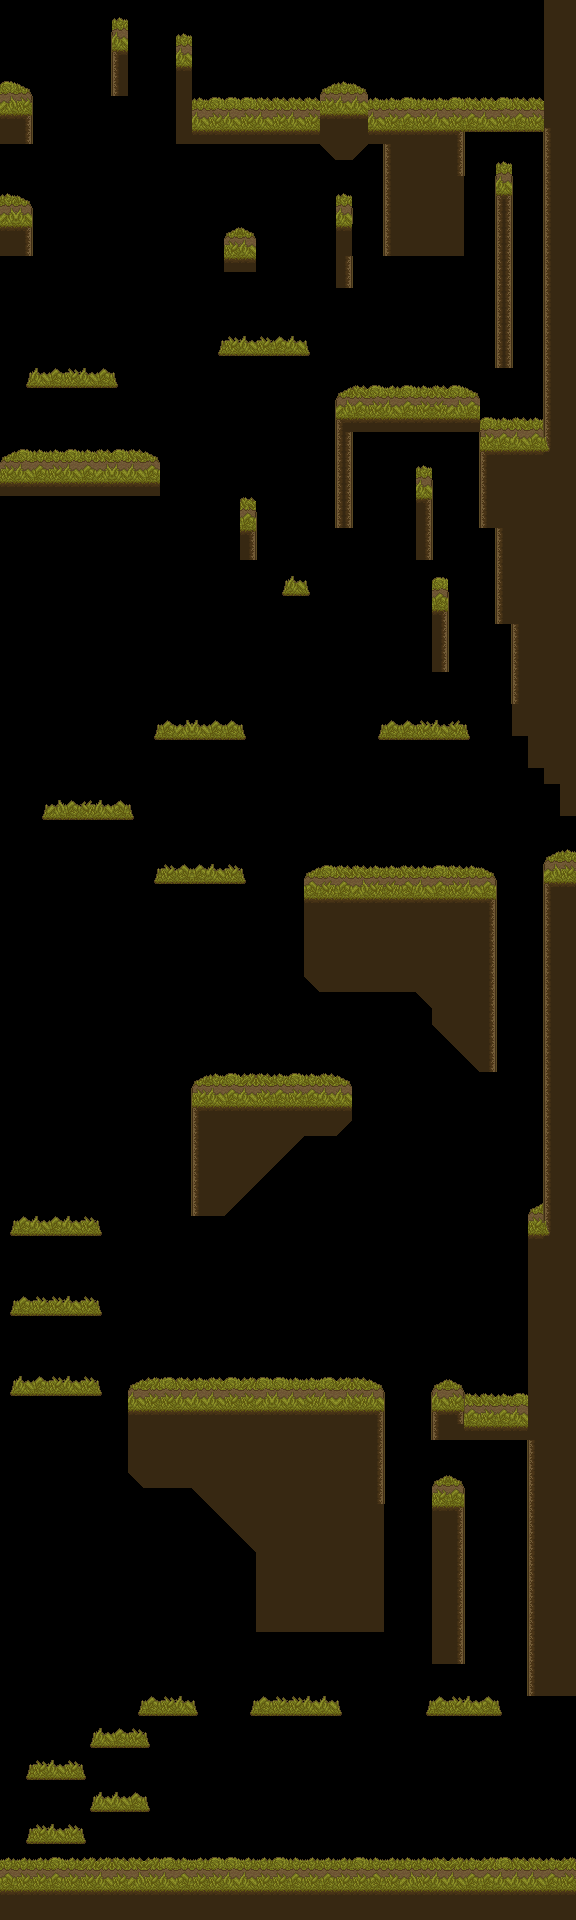

Below is a game level as drawn by its tile map, then a one-line description and the .tmx that defines it (tile-layer data replaced by summaries):
An orthogonal 36x120 tile map with 16x16 px tiles, 8 tile layers (Background, Floorground trim, Floor, Platforms, ...), 6 tilesets.

<map version="1.8" tiledversion="1.8.4" orientation="orthogonal" renderorder="right-down" width="36" height="120" tilewidth="16" tileheight="16" infinite="0" nextlayerid="18" nextobjectid="2">
 <tileset firstgid="1" source="../../Tilesheets/tilesheet-Forest01.tsx" />
 <tileset firstgid="177" source="../../Tilesheets/tilesheet-Hills01.tsx" />
 <tileset firstgid="241" source="../../Tilesheets/trees.tsx" />
 <tileset firstgid="245" source="../../Tilesheets/FORESTSHEET.tsx" />
 <tileset firstgid="309" source="../../Tilesheets/forest-floorset.tsx" />
 <tileset firstgid="325" source="../../Tilesheets/forest-tileset-test.tsx" />
 <layer id="7" name="Background" width="36" height="120">
  <properties>
   <property name="unity:SortingLayer" value="Background" />
   <property name="unity:SortingOrder" type="int" value="-13" />
  </properties>
  <data>[4320 cells, 0 non-empty, 0 distinct tile ids]</data>
 </layer>
 <layer id="9" name="Floorground trim" width="36" height="120">
  <properties>
   <property name="unity:SortingLayer" value="Environment" />
   <property name="unity:SortingOrder" type="int" value="-11" />
  </properties>
  <data>[4320 cells, 143 non-empty, 4 distinct tile ids]</data>
 </layer>
 <layer id="1" name="Floor" width="36" height="120">
  <properties>
   <property name="unity:Layer" value="Ground" />
   <property name="unity:SortingLayer" value="Environment" />
   <property name="unity:SortingOrder" type="int" value="-10" />
  </properties>
  <data>[4320 cells, 951 non-empty, 4 distinct tile ids]</data>
 </layer>
 <layer id="14" name="Platforms" width="36" height="120">
  <properties>
   <property name="unity:Layer" value="Ground" />
   <property name="unity:SortingLayer" value="Environment" />
   <property name="unity:SortingOrder" type="int" value="-10" />
   <property name="unity:Tag" value="Platform" />
  </properties>
  <data>[4320 cells, 104 non-empty, 2 distinct tile ids]</data>
 </layer>
 <layer id="15" name="Wall" width="36" height="120">
  <properties>
   <property name="unity:Layer" value="Wall" />
   <property name="unity:SortingLayer" value="Environment" />
   <property name="unity:SortingOrder" type="int" value="-9" />
  </properties>
  <data>[4320 cells, 350 non-empty, 4 distinct tile ids]</data>
 </layer>
 <layer id="17" name="Copy of Wall" width="36" height="120">
  <properties>
   <property name="unity:Layer" value="Wall" />
   <property name="unity:SortingLayer" value="Environment" />
   <property name="unity:SortingOrder" type="int" value="-9" />
  </properties>
  <data>[4320 cells, 36 non-empty, 4 distinct tile ids]</data>
 </layer>
 <layer id="3" name="Decor" width="36" height="120">
  <properties>
   <property name="unity:SortingLayer" value="Environment" />
   <property name="unity:SortingOrder" type="int" value="-8" />
  </properties>
  <data>[4320 cells, 394 non-empty, 6 distinct tile ids]</data>
 </layer>
 <layer id="6" name="Extra" width="36" height="120">
  <properties>
   <property name="unity:SortingLayer" value="Environment" />
   <property name="unity:SortingOrder" type="int" value="-6" />
  </properties>
  <data>[4320 cells, 0 non-empty, 0 distinct tile ids]</data>
 </layer>
</map>
